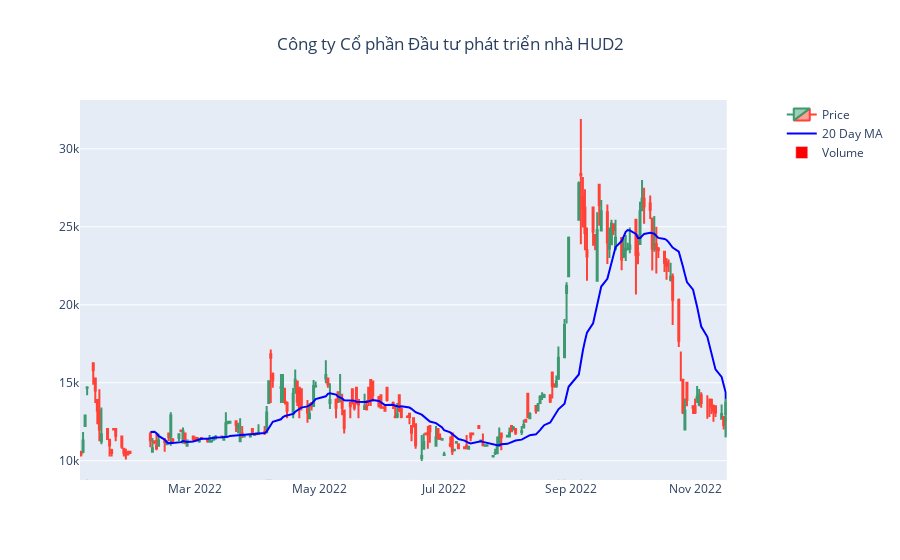

Here is the notebook cell this chart was saved with:
### Markdown cell above
### Visualization

### Code cell
fig3 = make_subplots(specs=[[{"secondary_y": True}]])
fig3.add_trace(go.Candlestick(x=df.index,
                              open=df['Open'],
                              high=df['High'],
                              low=df['Low'],
                              close=df['Close'],
                              name='Price'))

df['diff'] = df['Close'] - df['Open']
df.loc[df['diff']>=0, 'color'] = 'green'
df.loc[df['diff']<0, 'color'] = 'red'

fig3.add_trace(go.Scatter(x=df.index,y=df['Close'].rolling(window=20).mean(),marker_color='blue',name='20 Day MA'))
fig3.add_trace(go.Bar(x=df.index, y=df['Volume'], name='Volume', marker={'color':df['color']}),secondary_y=True)
fig3.update_yaxes(range=[0,700000000],secondary_y=True)
fig3.update_yaxes(visible=False, secondary_y=True)
fig3.update_layout(xaxis_rangeslider_visible=False)  #hide range slider
fig3.update_layout(title={'text':'Công ty Cổ phần Đầu tư phát triển nhà HUD2', 'x':0.5})
fig3.show()

### Figure 1 — Plotly figure (JSON) as saved in the notebook; plotly's stock layout.template omitted (floating-point values rounded to 4 significant figures; data arrays with more than 128 entries replaced by an {"elided": "..."} marker saying what was removed)
{"data": [{"close": {"elided": "218 int values"}, "high": {"elided": "218 int values"}, "low": {"elided": "218 int values"}, "name": "Price", "open": {"elided": "218 int values"}, "type": "candlestick", "x": {"elided": "218 str values"}}, {"marker": {"color": "blue"}, "name": "20 Day MA", "type": "scatter", "x": {"elided": "218 str values"}, "y": {"elided": "218 int values"}}, {"marker": {"color": {"elided": "218 str values"}}, "name": "Volume", "type": "bar", "x": {"elided": "218 str values"}, "xaxis": "x", "y": {"elided": "218 int values"}, "yaxis": "y2"}], "layout": {"title": {"text": "Công ty Cổ phần Đầu tư phát triển nhà HUD2", "x": 0.5}, "xaxis": {"anchor": "y", "domain": [0, 0.94], "rangeslider": {"visible": false}}, "yaxis": {"anchor": "x", "domain": [0, 1]}, "yaxis2": {"anchor": "x", "overlaying": "y", "range": [0, 700000000], "side": "right", "visible": false}}}
